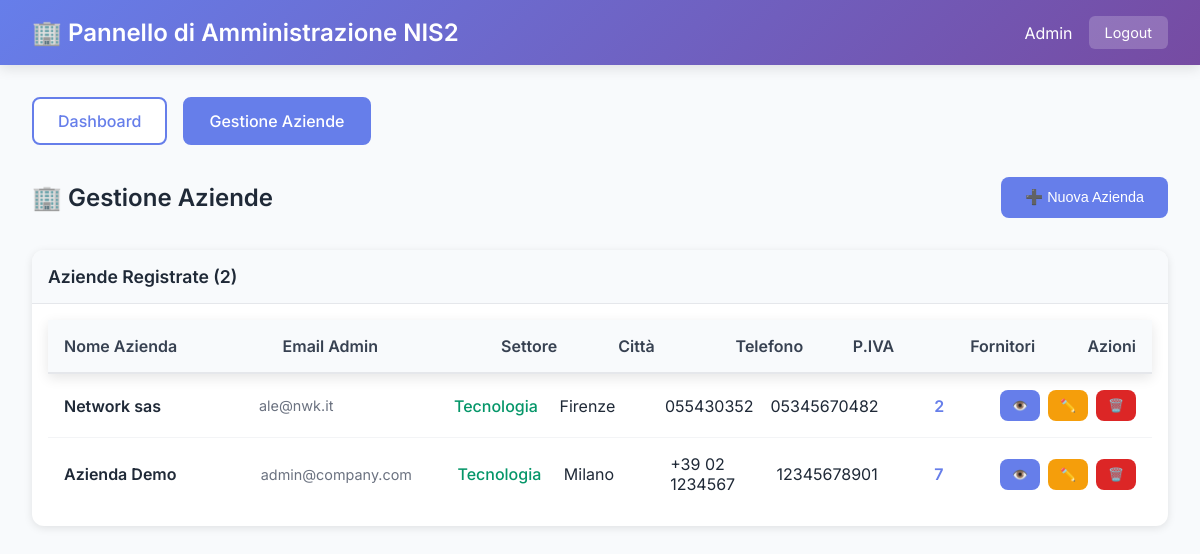
The page /admin/companies (signed in) on the database its author committed.
### tables this page shows
CREATE TABLE companies (
            id INTEGER PRIMARY KEY AUTOINCREMENT,
            name TEXT NOT NULL,
            admin_email TEXT UNIQUE NOT NULL,
            admin_password TEXT NOT NULL,
            sector TEXT NOT NULL,
            address TEXT,
            city TEXT,
            postal_code TEXT,
            country TEXT DEFAULT 'Italia',
            phone TEXT,
            piva TEXT,
            cf TEXT,
            website TEXT,
            description TEXT,
            status TEXT DEFAULT 'active',
            created_at TIMESTAMP DEFAULT CURRENT_TIMESTAMP
        );

### main_dev.py (the view)
@app.get("/admin/companies")
async def admin_companies_page(request: Request):
    user = await get_current_user(request)
    if not user or user.get("role") != "admin":
        return RedirectResponse(url="/admin-login")
    conn = sqlite3.connect('nis2_supply_chain.db')
    cursor = conn.cursor()
    cursor.execute('''
        SELECT id, name, admin_email, sector, status, created_at, city, phone, piva,
               (SELECT COUNT(*) FROM suppliers WHERE company_id = companies.id) as supplier_count
        FROM companies
        ORDER BY created_at DESC
    ''')
    companies = cursor.fetchall()
    conn.close()
    context = {
        "request": request,
        "companies": companies
    }
    return templates.TemplateResponse("admin_companies.html", context)

### templates/admin_companies.html (shortened to what this page needs)
<!DOCTYPE html>
<html lang="it">
<head>
</head>
<body>
    <div class="header">
        <h1>🏢 Pannello di Amministrazione NIS2</h1>
        <div class="user-info">
            <span>Admin</span>
            <a href="/admin-logout" class="logout-btn">Logout</a>
        </div>
    </div>
    <div class="container">
        <div class="nav-menu">
            <a href="/admin-dashboard" class="nav-btn">Dashboard</a>
            <a href="/admin/companies" class="nav-btn active">Gestione Aziende</a>
        </div>
        <div class="page-header">
            <div class="section-title">🏢 Gestione Aziende</div>
            <button onclick="showCreateForm()" class="btn btn-primary">➕ Nuova Azienda</button>
        </div>
        <div class="companies-table">
            <div class="table-header">
                <h3>Aziende Registrate ({{ companies|length }})</h3>
            </div>
            <div class="table-content">
                                 <div class="company-row header">
                     <div>Nome Azienda</div>
                     <div>Email Admin</div>
                     <div>Settore</div>
                     <div>Città</div>
                     <div>Telefono</div>
                     <div>P.IVA</div>
                     <div>Fornitori</div>
                     <div>Azioni</div>
                 </div>
                {% for company in companies %}
                                 <div class="company-row">
                     <div class="company-name">{{ company[1] }}</div>
                     <div class="company-email">{{ company[2] }}</div>
                     <div class="company-sector">{{ company[3] }}</div>
                     <div class="company-city">{{ company[6] or '-' }}</div>
                     <div class="company-phone">{{ company[7] or '-' }}</div>
                     <div class="company-piva">{{ company[8] or '-' }}</div>
                     <div class="company-suppliers">{{ company[9] }}</div>
                     <div class="company-actions">
                         <a href="/company-dashboard/{{ company[0] }}" class="btn btn-primary btn-small" title="Visualizza">👁️</a>
                         <a href="/admin/companies/{{ company[0] }}/edit" class="btn btn-warning btn-small" title="Modifica">✏️</a>
                         <button onclick="deleteCompany({{ company[0] }})" class="btn btn-danger btn-small" title="Elimina">🗑️</button>
                     </div>
                 </div>
                {% endfor %}
            </div>
        </div>
    </div>
</body>
</html>

### templates/admin_companies.html (style rules this page uses)
* { margin: 0; padding: 0; box-sizing: border-box; }
body { font-family: 'Inter', sans-serif; background: #f8fafc; color: #1f2937; }
.header { background: linear-gradient(135deg, #667eea 0%, #764ba2 100%); color: white; padding: 1rem 2rem; display: flex; justify-content: space-between; align-items: center; box-shadow: 0 4px 12px rgba(0, 0, 0, 0.1); }
.header h1 { font-size: 1.5rem; font-weight: 600; }
.header .user-info { display: flex; align-items: center; gap: 1rem; }
.logout-btn { background: rgba(255, 255, 255, 0.2); color: white; border: none; padding: 0.5rem 1rem; border-radius: 6px; cursor: pointer; text-decoration: none; font-size: 0.9rem; }
.container { max-width: 1200px; margin: 0 auto; padding: 2rem; }
.nav-menu { display: flex; gap: 1rem; margin-bottom: 2rem; }
.nav-btn { background: white; color: #667eea; border: 2px solid #667eea; padding: 0.75rem 1.5rem; border-radius: 8px; text-decoration: none; font-weight: 500; transition: all 0.2s ease; }
.nav-btn.active { background: #667eea; color: white; }
.page-header { display: flex; justify-content: space-between; align-items: center; margin-bottom: 2rem; }
.section-title { font-size: 1.5rem; font-weight: 600; color: #1f2937; }
.btn { padding: 0.75rem 1.5rem; border: none; border-radius: 8px; cursor: pointer; text-decoration: none; font-size: 0.9rem; font-weight: 500; transition: all 0.2s ease; }
.btn-primary { background: #667eea; color: white; }
.btn-danger { background: #dc2626; color: white; }
.btn-warning { background: #f59e0b; color: white; }
.companies-table { background: white; border-radius: 12px; box-shadow: 0 2px 8px rgba(0, 0, 0, 0.1); overflow: hidden; }
.table-header { background: #f8fafc; padding: 1rem; border-bottom: 1px solid #e5e7eb; }
.table-header h3 { font-size: 1.1rem; font-weight: 600; color: #1f2937; }
.table-content { padding: 1rem; }
.company-row { display: grid; grid-template-columns: 2fr 2fr 1fr 1fr 1fr 1fr 1fr auto; gap: 1rem; padding: 1rem; border-bottom: 1px solid #f3f4f6; align-items: center; }
.company-row:last-child { border-bottom: none; }
.company-row.header { background: #f8fafc; font-weight: 600; color: #374151; border-bottom: 2px solid #e5e7eb; }
.company-name { font-weight: 600; color: #1f2937; }
.company-email { color: #6b7280; font-size: 0.9rem; }
.company-sector { color: #059669; font-weight: 500; }
.company-suppliers { text-align: center; font-weight: 600; color: #667eea; }
.company-actions { display: flex; gap: 0.5rem; }
.btn-small { padding: 0.5rem 0.75rem; font-size: 0.8rem; }

### rows shown on the page
companies: name "Network sas", admin_email "ale@nwk.it", sector "Tecnologia", city "Firenze", phone "055430352", piva "05345670482", id "2"
companies: name "Azienda Demo", admin_email "admin@company.com", sector "Tecnologia", city "Milano", phone "+39 02 1234567", piva "12345678901", company "7"

### other values the page prints
{{ companies|length }} "2"
